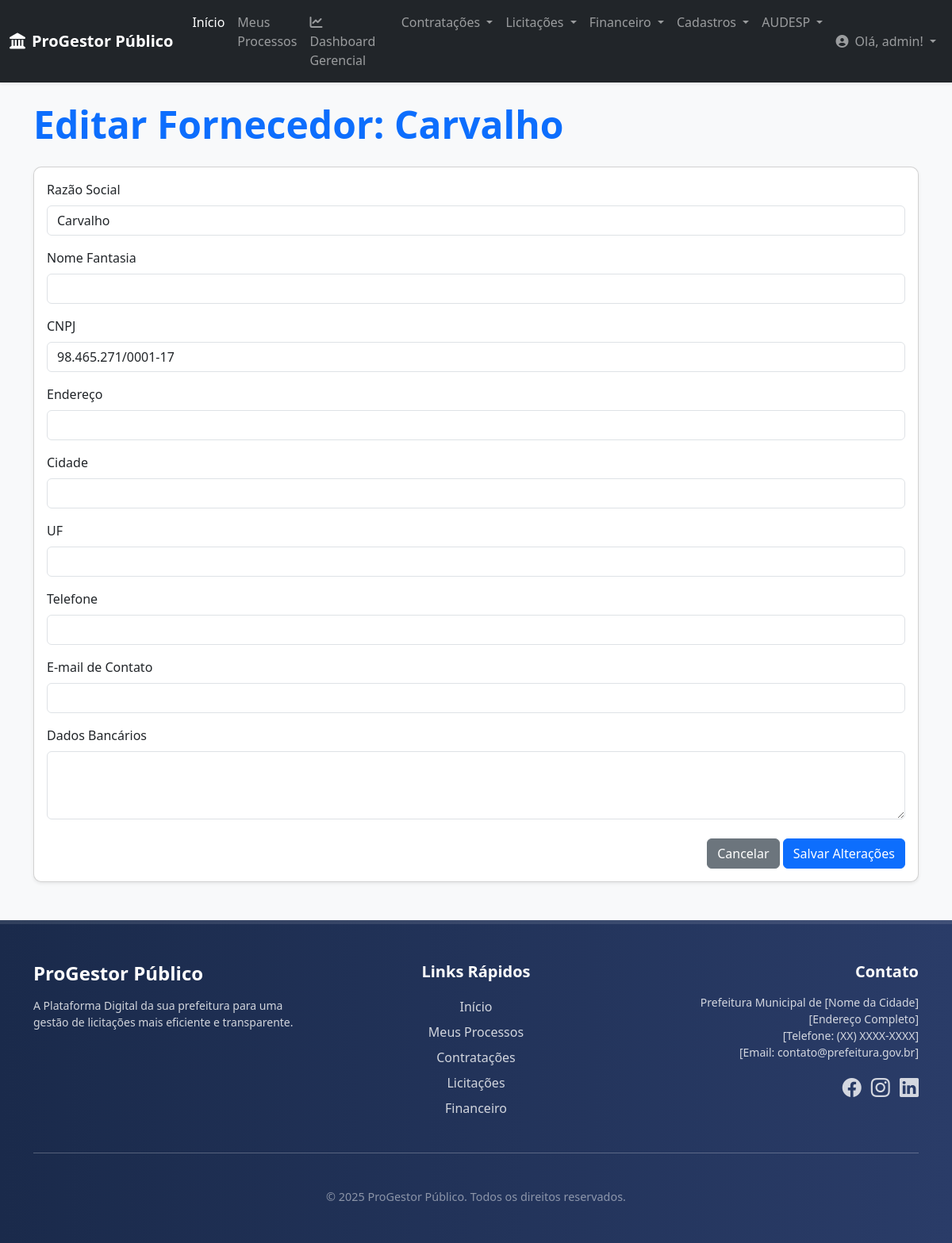
Screenshot of /fornecedores/59/editar/ (signed in) with the database file from the repository.
### core/models.py (models this page shows, shortened)
class Fornecedor(models.Model):
    razao_social = models.CharField(
        max_length=255,
        verbose_name="Razão Social"
    )
    nome_fantasia = models.CharField(
        max_length=255,
        blank=True, null=True,
        verbose_name="Nome Fantasia"
    )
    cnpj = models.CharField(
        max_length=18, # Formato XX.XXX.XXX/XXXX-XX
        unique=True,
        verbose_name="CNPJ"
    )
    endereco = models.CharField(
        max_length=255,
        blank=True, null=True,
        verbose_name="Endereço"
    )
    cidade = models.CharField(
        max_length=100,
        blank=True, null=True
    )
    estado = models.CharField(
        max_length=2,
        blank=True, null=True,
        verbose_name="UF"
    )
    telefone = models.CharField(
        max_length=20,
        blank=True, null=True
    )
    email = models.EmailField(
        blank=True, null=True,
        verbose_name="E-mail de Contato"
    )
    dados_bancarios = models.TextField(
        blank=True, null=True,
        verbose_name="Dados Bancários",
        help_text="Informações como Banco, Agência e Conta para pagamentos."
    )
    data_cadastro = models.DateTimeField(
        auto_now_add=True,
        verbose_name="Data de Cadastro"
    )
    class Meta:
        verbose_name = "Fornecedor"
        verbose_name_plural = "Fornecedores"
        ordering = ['razao_social']

### core/views.py (the view)
# urls.py: path('fornecedores/<int:pk>/editar/', views.editar_fornecedor, name='editar_fornecedor'),
@login_required
def editar_fornecedor(request, pk):
    fornecedor = get_object_or_404(Fornecedor, pk=pk)
    if request.method == 'POST':
        form = FornecedorForm(request.POST, instance=fornecedor)
        if form.is_valid():
            form.save()
            messages.success(request, 'Dados do fornecedor atualizados com sucesso!')
            return redirect('detalhar_fornecedor', pk=fornecedor.pk)
    else:
        form = FornecedorForm(instance=fornecedor)
    context = {
        'form': form,
        'fornecedor': fornecedor,
        'titulo_pagina': 'Editar Fornecedor'
    }
    return render(request, 'core/editar_fornecedor.html', context)

### core/forms.py
class FornecedorForm(forms.ModelForm):
    class Meta:
        model = Fornecedor
        fields = [
            'razao_social', 'nome_fantasia', 'cnpj',
            'endereco', 'cidade', 'estado',
            'telefone', 'email', 'dados_bancarios'
        ]
        widgets = {
            'razao_social': forms.TextInput(attrs={'class': 'form-control'}),
            'nome_fantasia': forms.TextInput(attrs={'class': 'form-control'}),
            'cnpj': forms.TextInput(attrs={'class': 'form-control'}),
            'endereco': forms.TextInput(attrs={'class': 'form-control'}),
            'cidade': forms.TextInput(attrs={'class': 'form-control'}),
            'estado': forms.TextInput(attrs={'class': 'form-control', 'maxlength': 2}),
            'telefone': forms.TextInput(attrs={'class': 'form-control'}),
            'email': forms.EmailInput(attrs={'class': 'form-control'}),
            'dados_bancarios': forms.Textarea(attrs={'class': 'form-control', 'rows': 3}),
        }

### core/context_processors.py (called while the page is built)
def global_context(request):
    return {
        'logo_url': 'img/logo_barueri.jpg', # Caminho do seu logo
        'ano_atual': datetime.date.today().year, # Opcional: para o footer de direitos autorais
    }

### core/templates/core/editar_fornecedor.html (shortened to what this page needs)
{% extends 'base.html' %}
{% load widget_tweaks %}
{% block content %}
<div class="container mt-4 mb-5">
    <h1 class="display-5 fw-bold text-primary mb-4">{{ titulo_pagina }}: {{ fornecedor.razao_social }}</h1>
    <div class="card shadow-sm">
        <div class="card-body">
            <form method="post" novalidate>
                {% for field in form %}
                <div class="mb-3">
                    <label class="form-label">{{ field.label }}</label>
                    {% render_field field class="form-control" %}
                </div>
                {% endfor %}
                <div class="mt-4 text-end">
                    <a href="{% url 'core:detalhar_fornecedor' pk=fornecedor.pk %}" class="btn btn-secondary">Cancelar</a>
                    <button type="submit" class="btn btn-primary">Salvar Alterações</button>
                </div>
            </form>
        </div>
    </div>
</div>
{% endblock content %}

### core/templates/core/navbar.html (shortened to what this page needs)
<nav class="navbar navbar-expand-lg navbar-dark bg-dark shadow-sm">
    <div class="container-fluid">
        <a class="navbar-brand fw-bold" href="{% url 'core:home' %}">
            <i class="fas fa-landmark me-2"></i>ProGestor Público
        </a>
        <div class="collapse navbar-collapse" id="navbarNavDropdown">
            <ul class="navbar-nav me-auto mb-2 mb-lg-0">
                <li class="nav-item">
                    <a class="nav-link active" aria-current="page" href="{% url 'core:home' %}">Início</a>
                </li>
                <li class="nav-item">
                    <a class="nav-link" href="{% url 'core:meus_processos' %}">Meus Processos</a>
                </li>
                <li class="nav-item">
                    <a class="nav-link" href="{% url 'core:dashboard_gerencial' %}">
                        <i class="fas fa-chart-line me-1"></i>Dashboard Gerencial
                    </a>
                </li>
                <li class="nav-item dropdown">
                    <a class="nav-link dropdown-toggle" href="#" id="navbarContratacoes" role="button" data-bs-toggle="dropdown" aria-expanded="false">
                        Contratações
                    </a>
                </li>
                <li class="nav-item dropdown">
                    <a class="nav-link dropdown-toggle" href="#" id="navbarLicitacoes" role="button" data-bs-toggle="dropdown" aria-expanded="false">
                        Licitações
                    </a>
                </li>
                <li class="nav-item dropdown">
                    <a class="nav-link dropdown-toggle" href="#" id="navbarFinanceiro" role="button" data-bs-toggle="dropdown" aria-expanded="false">
                        Financeiro
                    </a>
                </li>
                <li class="nav-item dropdown">
                    <a class="nav-link dropdown-toggle" href="#" id="navbarCadastros" role="button" data-bs-toggle="dropdown" aria-expanded="false">
                        Cadastros
                    </a>
                </li>
                <li class="nav-item dropdown">
                    <a class="nav-link dropdown-toggle" href="#" id="navbarAudesp" role="button" data-bs-toggle="dropdown" aria-expanded="false">
                        AUDESP
                    </a>
                </li>
            </ul>
            <ul class="navbar-nav">
                {% if user.is_authenticated %}
                    <li class="nav-item dropdown">
                        <a class="nav-link dropdown-toggle" href="#" id="navbarUserDropdown" role="button" data-bs-toggle="dropdown" aria-expanded="false">
                            <i class="fas fa-user-circle me-1"></i> Olá, {{ user.username }}!
                        </a>
                    </li>
                {% else %}
                    <li class="nav-item">
                        <a class="nav-link" href="{% url 'account_login' %}">Entrar</a>
                    </li>
                {% endif %}
            </ul>
        </div>
    </div>
</nav>

### core/templates/base.html (style rules this page uses)
:root { --primary-color: #0056b3; --secondary-color: #337ab7; --dark-blue: #1a2a4b; --light-grey: #f8f9fa; --medium-grey: #e9ecef; --text-dark: #495057; --text-light: #ffffff; }
body { display: flex; flex-direction: column; min-height: 100vh; font-family: 'Segoe UI', Roboto, 'Helvetica Neue', Arial, sans-serif; background-color: var(--light-grey); color: var(--text-dark); }
.navbar { box-shadow: 0 2px 4px rgba(0,0,0,.08); }
.card { border-radius: 10px; box-shadow: 0 4px 12px rgba(0,0,0,.08); transition: transform 0.2s ease-in-out; }

### rows the page displays
Fornecedor: razao_social "Carvalho", razao_social "Carvalho" "98.465.271/0001-17"

### other values shown
{{ user.username }} "admin"
{{ titulo_pagina }} "Editar Fornecedor"
{{ field.label }} "Razão Social" "Nome Fantasia" "CNPJ" "Endereço" "Cidade" "UF" "Telefone" "E-mail de Contato" "Dados Bancários"
